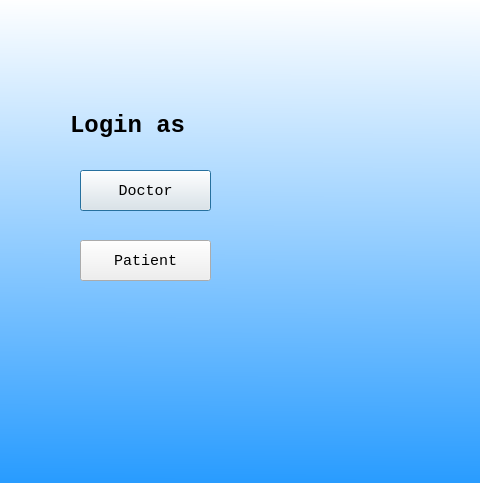
<?xml version="1.0" encoding="UTF-8"?>
<ui version="4.0">
 <class>Dialog</class>
 <widget class="QDialog" name="Dialog">
  <property name="geometry">
   <rect>
    <x>0</x>
    <y>0</y>
    <width>480</width>
    <height>483</height>
   </rect>
  </property>
  <property name="windowTitle">
   <string>Dialog</string>
  </property>
  <property name="styleSheet">
   <string notr="true">QDialog{
background-color: qlineargradient(spread:pad, x1:0.994, y1:1, x2:1, y2:0, stop:0 rgba(41, 156, 255, 255), stop:1 rgba(255, 255, 255, 255));}</string>
  </property>
  <widget class="QLabel" name="label">
   <property name="geometry">
    <rect>
     <x>70</x>
     <y>100</y>
     <width>121</width>
     <height>51</height>
    </rect>
   </property>
   <property name="font">
    <font>
     <family>Lucida Console</family>
     <pointsize>18</pointsize>
     <weight>75</weight>
     <bold>true</bold>
    </font>
   </property>
   <property name="text">
    <string>Login as</string>
   </property>
  </widget>
  <widget class="QPushButton" name="doctorbtn">
   <property name="geometry">
    <rect>
     <x>80</x>
     <y>170</y>
     <width>131</width>
     <height>41</height>
    </rect>
   </property>
   <property name="font">
    <font>
     <family>Lucida Console</family>
     <pointsize>11</pointsize>
    </font>
   </property>
   <property name="text">
    <string>Doctor</string>
   </property>
  </widget>
  <widget class="QPushButton" name="patientbtn">
   <property name="geometry">
    <rect>
     <x>80</x>
     <y>240</y>
     <width>131</width>
     <height>41</height>
    </rect>
   </property>
   <property name="font">
    <font>
     <family>Lucida Console</family>
     <pointsize>11</pointsize>
    </font>
   </property>
   <property name="text">
    <string>Patient</string>
   </property>
  </widget>
 </widget>
 <resources/>
 <connections/>
</ui>
